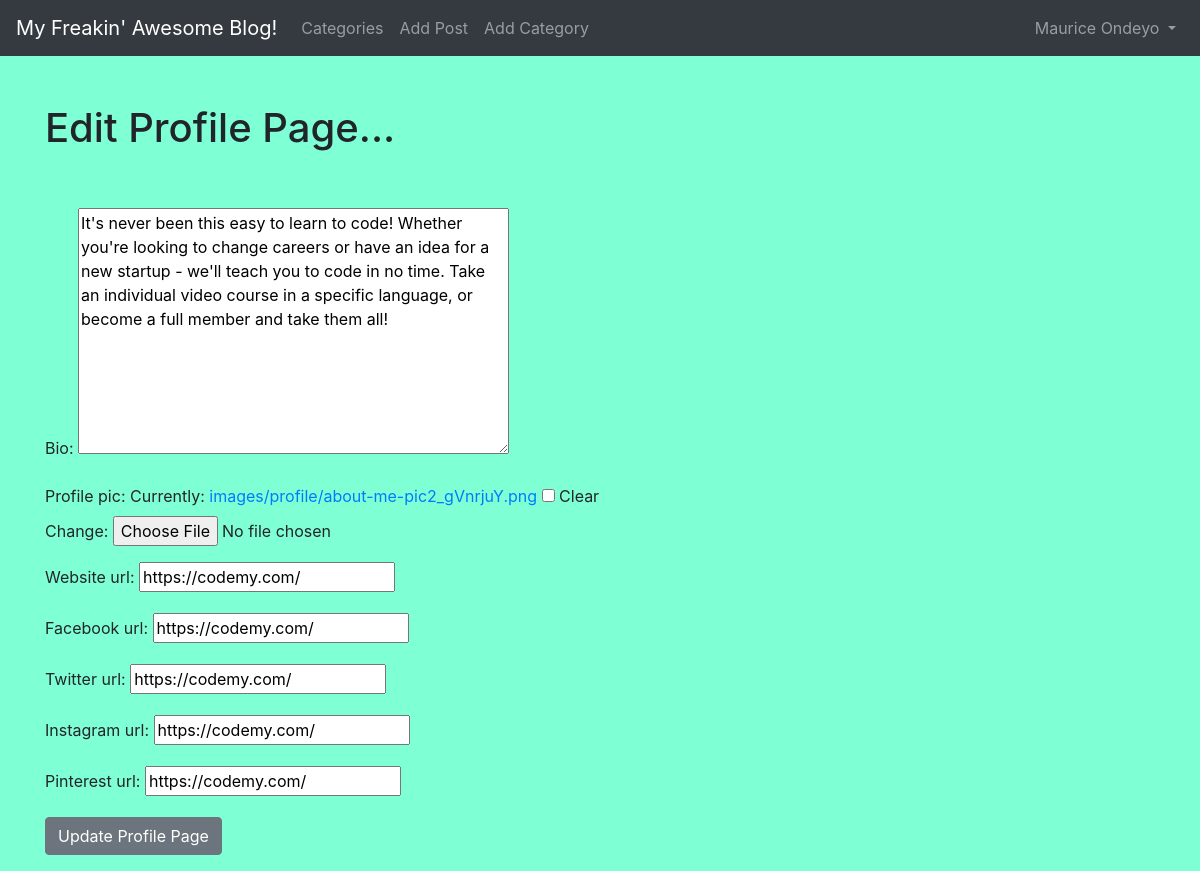
Page /members/1/edit_profile_page/ (signed in) on the committed database.
### theblog/models.py (models this page shows, shortened)
class Profile(models.Model):
    user = models.OneToOneField(User,null=True,on_delete=models.CASCADE)
    bio = models.TextField(default='My Bio')
    profile_pic = models.ImageField(null=True,blank=True,upload_to="images/profile/")
    website_url = models.CharField(max_length=255,null=True,blank=True)
    facebook_url = models.CharField(max_length=255,null=True,blank=True)
    twitter_url = models.CharField(max_length=255,null=True,blank=True)
    instagram_url = models.CharField(max_length=255,null=True,blank=True)
    pinterest_url = models.CharField(max_length=255,null=True,blank=True)

### members/views.py (the view)
# urls.py: path('<int:pk>/edit_profile_page/',EditProfilePageView.as_view(),name='edit_profile_page'),
class EditProfilePageView(generic.UpdateView):
    model = Profile
    template_name =  'registration/edit_profile_page.html'
    fields = ['bio','profile_pic','website_url','facebook_url','twitter_url','instagram_url','pinterest_url']
    success_url = reverse_lazy('home')

### members/templates/registration/edit_profile_page.html (shortened to what this page needs)
{% extends 'base.html' %}
{% block content %}
{% if user.is_authenticated %}
    {% if user.id == profile.user.id %}
                    <h1>Edit Profile Page...</h1>
                    <br/><br/>
                    <div class="form-group">
                <form  method="POST" enctype="multipart/form-data">
                            {{form.as_p}}
                            <button class="btn btn-secondary">Update Profile Page</button>
                        </form>
                    </div>
            {% else %}
            You are not the correct user to edit this page
            {% endif %}
    {% else %}
            you are not allowed here.And you know it !!!!
    {% endif %}
{% endblock %}

### theblog/templates/base.html (shortened to what this page needs)
<!doctype html>
<html lang="en">
  <head>
    <link rel="stylesheet" href="https://cdn.jsdelivr.net/npm/bootstrap@4.4.1/dist/css/bootstrap.min.css">
  </head>
 <body style="background-color: aquamarine;">
    <nav class="navbar navbar-expand-lg navbar-dark bg-dark">
        <a class="navbar-brand" href="{% url 'home' %}">My Freakin' Awesome Blog! </a>
        <div class="collapse navbar-collapse" id="navbarSupportedContent">
          <ul class="navbar-nav mr-auto">
            {% if cat_menu  %}
            <li class="nav-item dropdown">
              <a class="nav-link dropdown-toggle" href="#" id="navbarDropdown" role="button" data-toggle="dropdown" aria-haspopup="true" aria-expanded="false">
                Categories
              </a>
              <div class="dropdown-menu" aria-labelledby="navbarDropdown">
                {% for item in cat_menu %}
                   <a class="dropdown-item" href="{% url 'category' item|slugify %}">{{ item }}</a>
                {% endfor %}
              </div>
            </li>
            {% else %}
                <li class="nav-item">
                  <a class="nav-link" href="{% url 'category-list' %}">Categories</a>
                </li>
            {% endif %}
           {% if user.is_authenticated %}
                  <li class="nav-item">
                    <a class="nav-link" href="{% url 'add_post' %}">Add Post</a>
                  </li>
                  <li class="nav-item">
                    <a class="nav-link" href="{% url 'add_category' %}">Add Category</a>
                  </li>
           {% endif %}
          </ul>
          {% if user.is_authenticated %}
          <ul class="navbar-nav ml-auto">
            <li class="nav-item dropdown">
              <a class="nav-link dropdown-toggle" href="#" id="navbarDropdown" role="button" data-toggle="dropdown" aria-haspopup="true" aria-expanded="false">
                {{ user.first_name }} {{ user.last_name}}
              </a>
            </li>
          {% endif %}
        </div>
      </nav>
    <br/>
    <br/>
    <div class="container">
        {% block content %}
        {% endblock %}
    </div>
  </body>
</html>

### rows in the picture
Profile: bio "It's never been this easy to learn to code! Whether you're looking to change careers or have an idea for a new startup - we'll teach you to code in no time. Take an individual video course in a specific language, or become a full member and take them all!", website_url "https://codemy.com/", facebook_url "https://codemy.com/", twitter_url "https://codemy.com/", instagram_url "https://codemy.com/", pinterest_url "https://codemy.com/"

### other values in the picture
{{ user.first_name }} "Maurice"
{{ user.last_name }} "Ondeyo"
